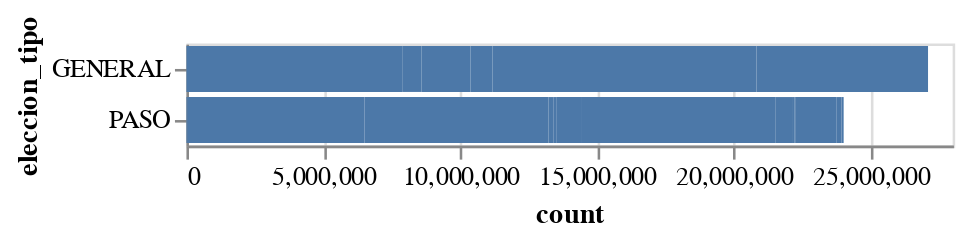

Notebook source saved alongside this figure:
### Code cell
import altair as alt

colorlist=[]

alt.Chart(participacion).mark_bar().encode(
    x="count",
    y='eleccion_tipo',
    # color=alt.Color('agrupacion_nombre').scale(domain=agrupaciones, range=colorlist)
)

### Figure 1 — Vega-Lite specification as saved in the notebook (floating-point values rounded to 4 significant figures)
{"config": {"view": {"continuousWidth": 300, "continuousHeight": 300}}, "data": {"name": "data-4cd59ca105c5b4a51d3ad010c25e0c55"}, "mark": {"type": "bar"}, "encoding": {"x": {"field": "count", "type": "quantitative"}, "y": {"field": "eleccion_tipo", "type": "nominal"}}, "$schema": "https://vega.github.io/schema/vega-lite/v5.15.1.json", "datasets": {"data-4cd59ca105c5b4a51d3ad010c25e0c55": [{"eleccion_tipo": "PASO", "agrupacion_nombre": "FRENTE PATRIOTA FEDERAL", "count": 50840.0}, {"eleccion_tipo": "PASO", "agrupacion_nombre": "UNION POR LA PATRIA", "count": 6461000.0}, {"eleccion_tipo": "GENERAL", "agrupacion_nombre": "LA LIBERTAD AVANZA", "count": 7884000.0}, {"eleccion_tipo": "GENERAL", "agrupacion_nombre": "FRENTE DE IZQUIERDA Y DE TRABAJADORES - UNIDAD", "count": 709900.0}, {"eleccion_tipo": "GENERAL", "agrupacion_nombre": "HACEMOS POR NUESTRO PAIS", "count": 1784000.0}, {"eleccion_tipo": "PASO", "agrupacion_nombre": "UNION DEL CENTRO DEMOCRATICO", "count": 11980.0}, {"eleccion_tipo": "PASO", "agrupacion_nombre": "JUNTOS POR EL CAMBIO", "count": 6698000.0}, {"eleccion_tipo": "PASO", "agrupacion_nombre": "PROYECTO JOVEN", "count": 23870.0}, {"eleccion_tipo": "GENERAL", "agrupacion_nombre": null, "count": 809000.0}, {"eleccion_tipo": "PASO", "agrupacion_nombre": "MOVIMIENTO LIBRES DEL SUR", "count": 154300.0}, {"eleccion_tipo": "GENERAL", "agrupacion_nombre": "UNION POR LA PATRIA", "count": 9646000.0}, {"eleccion_tipo": "PASO", "agrupacion_nombre": "FRENTE LIBER.AR", "count": 26960.0}, {"eleccion_tipo": "PASO", "agrupacion_nombre": "MOVIMIENTO AL SOCIALISMO", "count": 85630.0}, {"eleccion_tipo": "GENERAL", "agrupacion_nombre": "JUNTOS POR EL CAMBIO", "count": 6267000.0}, {"eleccion_tipo": "PASO", "agrupacion_nombre": "HACEMOS POR NUESTRO PAIS", "count": 907400.0}, {"eleccion_tipo": "PASO", "agrupacion_nombre": "LA LIBERTAD AVANZA", "count": 7116000.0}, {"eleccion_tipo": "PASO", "agrupacion_nombre": "FRENTE DE IZQUIERDA Y DE TRABAJADORES - UNIDAD", "count": 628900.0}, {"eleccion_tipo": "PASO", "agrupacion_nombre": "POLITICA OBRERA", "count": 62400.0}, {"eleccion_tipo": "PASO", "agrupacion_nombre": "MOVIMIENTO DE ACCION VECINAL", "count": 42250.0}, {"eleccion_tipo": "PASO", "agrupacion_nombre": null, "count": 1477000.0}, {"eleccion_tipo": "PASO", "agrupacion_nombre": "PRINCIPIOS Y VALORES", "count": 187900.0}, {"eleccion_tipo": "PASO", "agrupacion_nombre": "MOVIMIENTO IZQUIERDA JUVENTUD Y DIGNIDAD", "count": 81970.0}]}}
